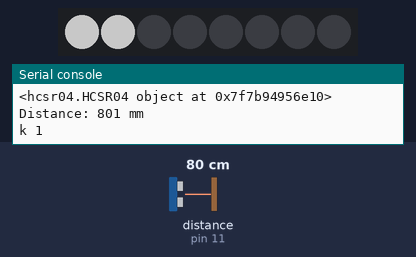
Bench run of a program on a simulated MicroPython board. Shown: 8 RGB LEDs in strip order, left to right, the last lines printed to the serial console. The inputs (shaded band) are chosen by the test bench; at power-on: distance to the obstacle (sensor on pin 11) 80 cm. The echo pulse lasts 58.3 µs per cm; dim RGB values are drawn brighter than linear; library files of the repository ran but are not shown: hcsr04.py.

Above: at 1.2 s.
1.3 s: distance to the obstacle (sensor on pin 11) set to 2 cm
At 4.3 s:
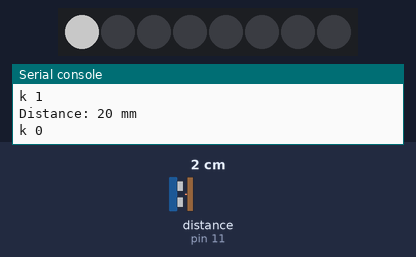
5.2 s: distance to the obstacle (sensor on pin 11) set to 120 cm
At 6.9 s:
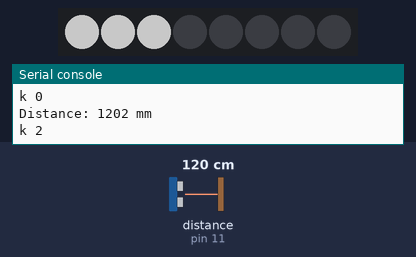
9.1 s: distance to the obstacle (sensor on pin 11) set to 250 cm
At 12.4 s:
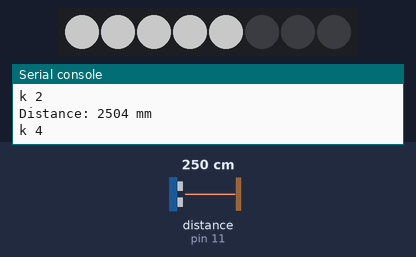
Timing chart, 0 to 13.9 s (numbered marks = the images above; inputs shaded):
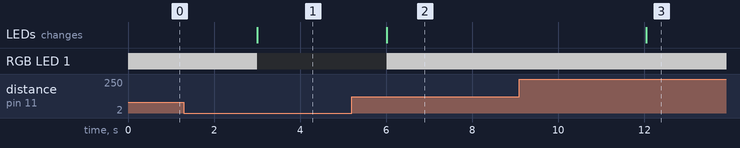

Measured:
- after the input at 1.3 s, RGB LED 1: RGB(100, 100, 100) → off after 1.7 s; the LEDs: change after 1.7 s (image 1)
- after the input at 5.2 s, RGB LED 1: off → RGB(100, 100, 100) after 0.82 s; the LEDs: change after 0.82 s (image 2)
- after the input at 9.1 s, the LEDs: change after 2.9 s (image 3)

The program:

hcsr04-dist-measure-demo.py
```python
## From https://github.com/andrey-git/micropython-hcsr04
## To measure distance
## using: Ultrasonic Distance Sensor - 3V or 5V - HC-SR04 compatible - RCWL-1601
##    https://www.adafruit.com/product/4007

import machine
import time

print("Starting")
from hcsr04 import HCSR04
sensor = HCSR04(trigger_pin=13, echo_pin=11)
print(sensor)

import neopixel
# 8 LED strip connected to X7.
p = machine.Pin(7, machine.Pin.OUT) #.board.X7
n = neopixel.NeoPixel(p, 8)

lo = 0
hi = 4200
curr = 0

while True:
  try:
    distance = sensor.distance_mm()
    print('Distance:', distance, 'mm')
    k = int((max(distance,lo)-lo)/(hi-lo)*8)
    print('k', k)
    for i in range(8):
      if i <= k:
        n[i] = (100,100,100)
      else:
        n[i] = (0,0,0)
  except:
    print('Out of range')
    for i in range(8):
      n[i] = (100,0,0)

  n.write()
  time.sleep(3)
```
